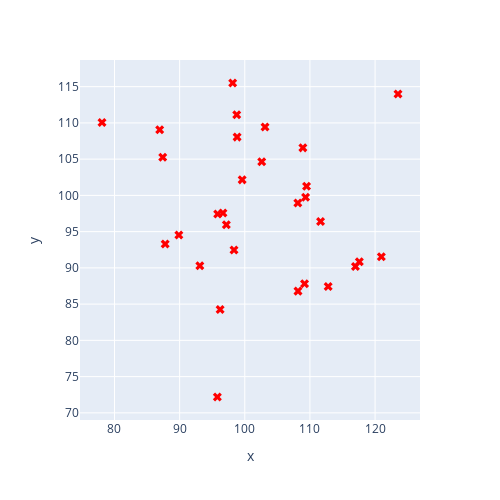

The notebook cell this image was saved under:
### Markdown cell above
Ideally, if the linear regression fits optimally we want the pattern on this plot to be completely random.

The code cell below generates a scatterplot showing two randomly associated variables, for comparison.

Re-run the cell below a few times and compare it to the "fitted vs residuals" plot: **do you think the fitted vs residuals plot looks random?**

### Code cell
# generate a randomly associated bivariate scatterplot, for comparison
fig = px.scatter(x=np.random.normal(100, 10, 30), y=np.random.normal(100, 10, 30))
fig.update_layout(width=500, height=500)
fig.update_traces(marker=dict(symbol='x', size=8, color='red'))

### Figure 1 — Plotly figure (JSON) as saved in the notebook; plotly's stock layout.template omitted (floating-point values rounded to 4 significant figures)
{"data": [{"hovertemplate": "x=%{x}<br>y=%{y}<extra></extra>", "legendgroup": "", "marker": {"color": "red", "size": 8, "symbol": "x"}, "mode": "markers", "name": "", "orientation": "v", "showlegend": false, "type": "scatter", "x": [109.3, 95.84, 98.82, 108.2, 108.1, 89.88, 87.79, 98.77, 95.79, 96.65, 96.22, 78.08, 108.9, 98.14, 112.8, 98.35, 103.1, 102.6, 97.17, 109.2, 87.41, 86.94, 109.5, 121.0, 99.6, 93.1, 117.6, 123.5, 117.0, 111.6], "xaxis": "x", "y": [99.75, 97.44, 108.0, 86.79, 98.95, 94.54, 93.28, 111.1, 72.19, 97.58, 84.24, 110.0, 106.6, 115.5, 87.44, 92.48, 109.4, 104.7, 95.96, 87.8, 105.3, 109.0, 101.3, 91.55, 102.1, 90.29, 90.83, 114.0, 90.19, 96.4], "yaxis": "y"}], "layout": {"height": 500, "legend": {"tracegroupgap": 0}, "margin": {"t": 60}, "width": 500, "xaxis": {"anchor": "y", "domain": [0, 1], "title": {"text": "x"}}, "yaxis": {"anchor": "x", "domain": [0, 1], "title": {"text": "y"}}}}
